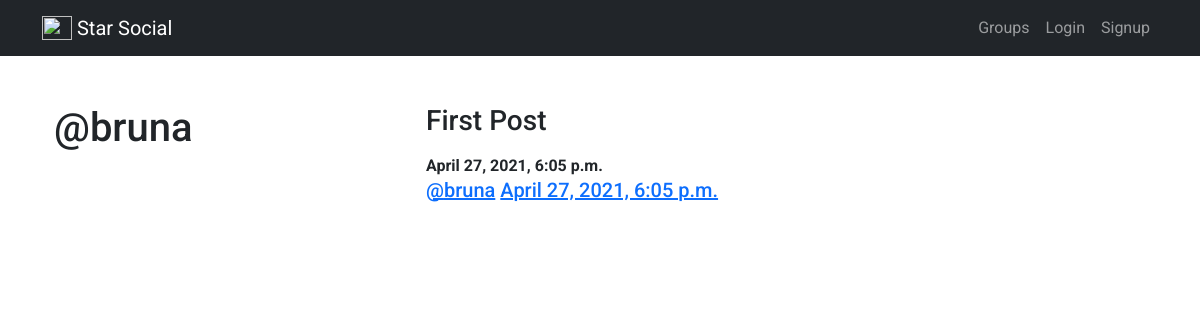
Page /posts/by/bruna/ on the committed database.
### posts/models.py (models this page shows, shortened)
class Post(models.Model):
    user = models.ForeignKey(User,related_name="posts",on_delete=models.CASCADE)
    created_at = models.DateTimeField(auto_now=True)
    message = models.TextField()
    message_html = models.TextField(editable=False)
    group = models.ForeignKey(Group,related_name="posts",null=True,blank=True,on_delete=models.CASCADE)
    class Meta:
        ordering = ['-created_at']
        unique_together = ['user','message']

### posts/views.py (the view)
# urls.py: path('by/<username>/', views.UserPosts.as_view(),name='for_user'),
class UserPosts(generic.ListView):
    model = models.Post
    template_name = 'posts/user_post_list.html'
    def get_queryset(self):
        try:
            self.post_user = User.objects.prefetch_related('posts').get(username__iexact=self.kwargs.get('username'))
        except User.DoesNotExist:
            raise Http404
        else:
            return self.post_user.posts.all()
    def get_context_data(self,**kwargs):
        context = super().get_context_data(**kwargs)
        context['post_user'] = self.post_user
        return context

### posts/templates/posts/user_post_list.html
{% extends 'posts/post_base.html' %}
{% block prepost %}
<div class="col-md-4">
  <h1>@{{post_user.username}}</h1>
</div>
{% endblock %}
{% block post_content %}
  <div class="col-md-8">
    {% for post in post_list%}
      {% include 'posts/_post.html' %}
    {% endfor %}
  </div>
{% endblock %}

### posts/templates/posts/_post.html (shortened to what this page needs)
<div class="post media">
  <h3>{{post.message_html|safe}}</h3>
  <div class="media-body">
    <strong>{{post.created_at}}</strong>
    <h5 class="media-heading">
      <span class="username">
          <a href="{% url 'posts:for_user' username=post.user.username %}">@{{post.user.username}}</a>
      </span>
      <time class="time">
        <a href="{% url 'posts:single' username=post.user.username pk=post.pk %}">{{post.created_at}}</a>
      </time>
    </h5>
  </div>
</div>

### static/star_social/css/master.css (style rules this page uses)
body { font-family: 'Roboto', sans-serif; }

### rows in the picture
Post: message_html "First Post", created_at "April 27, 2021, 6:05 p.m.", user.username "bruna"

### other values in the picture
{{ post_user.username }} "bruna"
